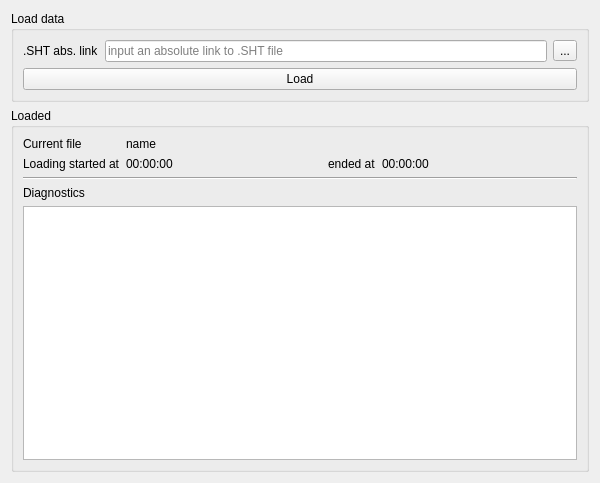
<?xml version="1.0" encoding="UTF-8"?>
<ui version="4.0">
 <class>shtWidget</class>
 <widget class="QWidget" name="shtWidget">
  <property name="geometry">
   <rect>
    <x>0</x>
    <y>0</y>
    <width>600</width>
    <height>483</height>
   </rect>
  </property>
  <property name="windowTitle">
   <string>.SHT settings</string>
  </property>
  <layout class="QVBoxLayout" name="verticalLayout">
   <item>
    <widget class="QGroupBox" name="groupBox">
     <property name="title">
      <string>Load data</string>
     </property>
     <layout class="QGridLayout" name="gridLayout">
      <item row="0" column="1">
       <widget class="QLineEdit" name="shtLink_lineEdit">
        <property name="text">
         <string/>
        </property>
        <property name="placeholderText">
         <string>input an absolute link to .SHT file</string>
        </property>
       </widget>
      </item>
      <item row="0" column="0">
       <widget class="QLabel" name="label">
        <property name="text">
         <string>.SHT abs. link</string>
        </property>
       </widget>
      </item>
      <item row="1" column="0" colspan="3">
       <widget class="QPushButton" name="shtLink_pushButton">
        <property name="text">
         <string>Load</string>
        </property>
       </widget>
      </item>
      <item row="0" column="2">
       <widget class="QToolButton" name="shtSelect_toolButton">
        <property name="text">
         <string>...</string>
        </property>
       </widget>
      </item>
     </layout>
    </widget>
   </item>
   <item>
    <widget class="QGroupBox" name="groupBox_2">
     <property name="title">
      <string>Loaded</string>
     </property>
     <layout class="QGridLayout" name="gridLayout_2">
      <item row="1" column="2">
       <widget class="QLabel" name="label_5">
        <property name="sizePolicy">
         <sizepolicy hsizetype="Fixed" vsizetype="Preferred">
          <horstretch>0</horstretch>
          <verstretch>0</verstretch>
         </sizepolicy>
        </property>
        <property name="text">
         <string>ended at</string>
        </property>
       </widget>
      </item>
      <item row="0" column="0">
       <widget class="QLabel" name="label_2">
        <property name="text">
         <string>Current file</string>
        </property>
       </widget>
      </item>
      <item row="1" column="1">
       <widget class="QLabel" name="fileStartTime_label">
        <property name="text">
         <string>00:00:00</string>
        </property>
       </widget>
      </item>
      <item row="3" column="0">
       <widget class="QLabel" name="label_4">
        <property name="text">
         <string>Diagnostics</string>
        </property>
       </widget>
      </item>
      <item row="1" column="0">
       <widget class="QLabel" name="label_3">
        <property name="sizePolicy">
         <sizepolicy hsizetype="Fixed" vsizetype="Preferred">
          <horstretch>0</horstretch>
          <verstretch>0</verstretch>
         </sizepolicy>
        </property>
        <property name="text">
         <string>Loading started at</string>
        </property>
       </widget>
      </item>
      <item row="1" column="3">
       <widget class="QLabel" name="fileEndTime_label">
        <property name="text">
         <string>00:00:00</string>
        </property>
       </widget>
      </item>
      <item row="2" column="0" colspan="4">
       <widget class="Line" name="line">
        <property name="minimumSize">
         <size>
          <width>300</width>
          <height>0</height>
         </size>
        </property>
        <property name="orientation">
         <enum>Qt::Horizontal</enum>
        </property>
       </widget>
      </item>
      <item row="4" column="0" colspan="4">
       <widget class="QTableWidget" name="sht_tableWidget"/>
      </item>
      <item row="0" column="1" colspan="3">
       <widget class="QLabel" name="fileName_label">
        <property name="text">
         <string>name</string>
        </property>
       </widget>
      </item>
     </layout>
    </widget>
   </item>
  </layout>
 </widget>
 <resources/>
 <connections/>
</ui>
